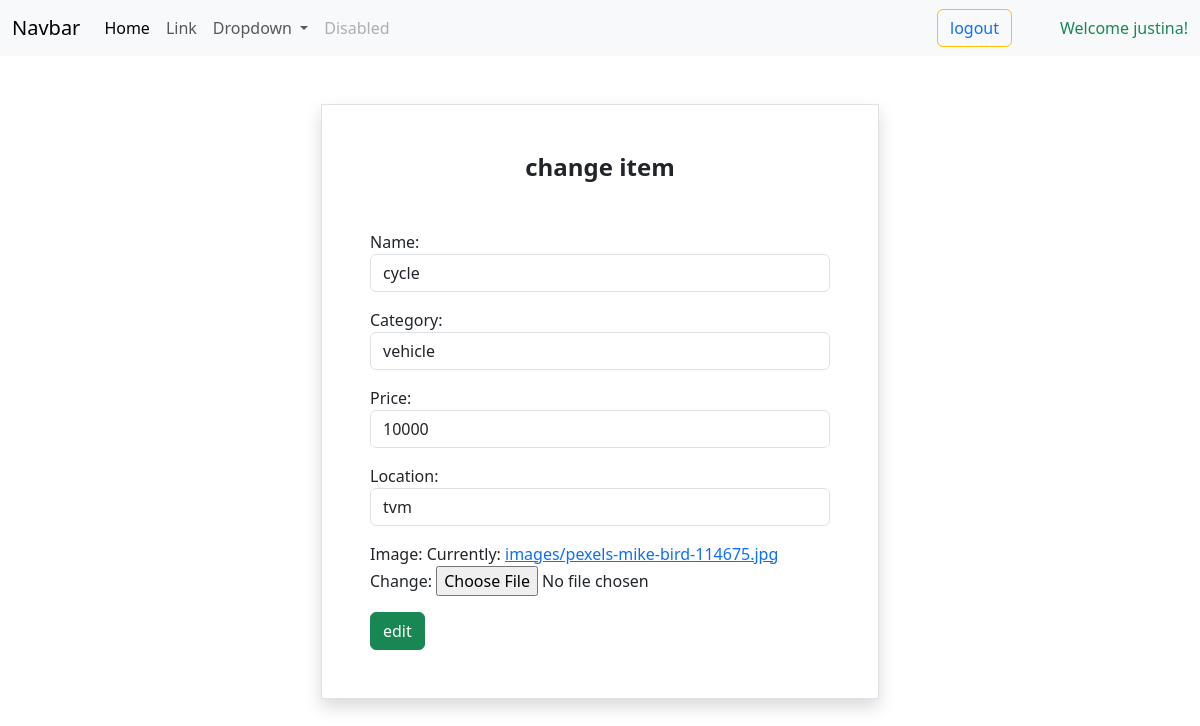
The app's page /scraps/2/change (signed in) with its own data.
### scrapapp/models.py (models this page shows, shortened)
class Scraps(models.Model):
    name=models.CharField(max_length=200)
    category=models.CharField(max_length=200)
    price=models.PositiveIntegerField()
    location=models.CharField(max_length=200)
    image=models.ImageField(upload_to="images",null=True)

### scrapapp/views.py (the view, shortened to what this page needs)
# urls.py: path("scraps/<int:pk>/change",views.ScrapUpdateView.as_view(),name="scrap-change"),
@method_decorator(signin_required,name="dispatch")
class ScrapUpdateView(View):
    def get(self,request,*args,**kwargs):
        id=kwargs.get("pk")
        obj=Scraps.objects.get(id=id)
        form=ScrapForm(instance=obj)
        return render(request,"scrap_edit.html",{"form":form})

### scrapapp/forms.py
class ScrapForm(forms.ModelForm):
    class Meta:
        model=Scraps
        fields="__all__"
        widgets={"name":forms.TextInput(attrs={"class":"form-control"}),
                 "category":forms.TextInput(attrs={"class":"form-control"}),
                 "price":forms.NumberInput(attrs={"class":"form-control"}),
                 "location":forms.TextInput(attrs={"class":"form-control"})
                 }

### scrapapp/views.py (called while the page is built)
def signin_required(fn):
    def wrapper(request,*args,**kwargs):
        if not request.user.is_authenticated:
            messages.error(request,"invalid session")
            return redirect("signin")
        else:
            return fn(request,*args,**kwargs)
    return wrapper

### scrapapp/templates/scrap_edit.html (shortened to what this page needs)
{%extends 'base.html'%}
{%block body_block%}
<div class="container d-flex justify-content-center mt-5">
    <form for="" method="post" enctype="multipart/form-data"  class="w-50 border  shadow p-5">
        <h4 class="text-center mb-5 fw-bolder">change item</h4>
        {{form.as_p}}
        <button type="submit" class="btn btn-success">edit</button>
    </form>
</div>
{%endblock%}

### scrapapp/templates/base.html (shortened to what this page needs)
<!DOCTYPE html>
<html lang="en">
<head>
    <link href="https://cdn.jsdelivr.net/npm/bootstrap@5.3.2/dist/css/bootstrap.min.css" rel="stylesheet">
</head>
<body>
    <nav class="navbar navbar-expand-lg bg-body-tertiary">
        <div class="container-fluid">
          <a class="navbar-brand" href="#">Navbar</a>
          <div class="collapse navbar-collapse" id="navbarSupportedContent">
            <ul class="navbar-nav me-auto mb-2 mb-lg-0">
              <li class="nav-item">
                <a class="nav-link active" aria-current="page" href="#">Home</a>
              </li>
              <li class="nav-item">
                <a class="nav-link" href="#">Link</a>
              </li>
              <li class="nav-item dropdown">
                <a class="nav-link dropdown-toggle" href="#" role="button" data-bs-toggle="dropdown" aria-expanded="false">
                  Dropdown
                </a>
              </li>
              <li class="nav-item">
                <a class="nav-link disabled" aria-disabled="true">Disabled</a>
              </li>
            </ul>
           <button class="btn btn-outline-warning"><a href="{%url 'signin'%}" class="ms-auto text-decoration-none"> logout</a></button>
        </div>
       <div class="ms-5 text-success "> Welcome {{request.user}}! </div>
      </nav>
  {%block body_block%}
  {%endblock%}
</body>
</html>

### records on screen
Scraps: name "cycle", category "vehicle", price "10000", location "tvm"

### other values on screen
{{ request.user }} "justina"
